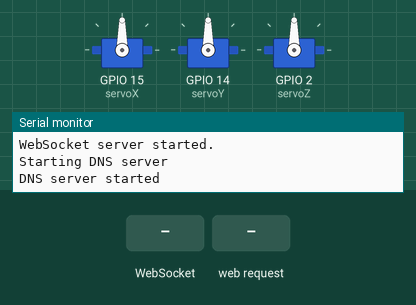
A sketch run on a simulated ESP8266 (NodeMCU). Parts: 3 × servo, the last lines printed to the serial monitor. The test bench sets the inputs (shaded band).

Above: at 2.4 s.
2.5 s: WebSocket text "5" received
At 2.9 s:
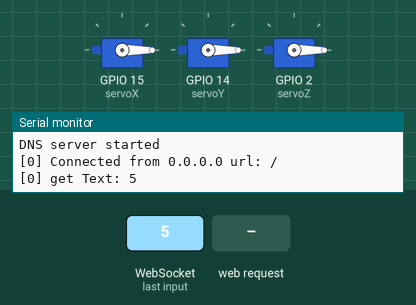
4.0 s: HTTP request GET / received
5.5 s: HTTP request GET /positions received
Timing chart, 0 to 8.5 s (numbered marks = the images above; inputs shaded):
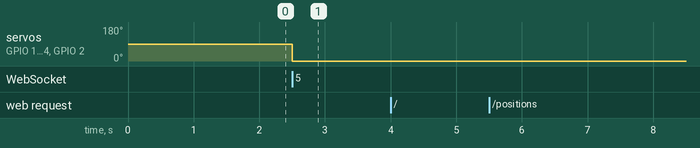

The sketch:

Robo_arm_wifi.ino
```cpp
#include <ArduinoJson.h>
#include <ESP8266WiFi.h>
#include <WiFiClient.h>
#include <ESP8266WebServer.h>
#include <WebSocketsServer.h>
#include <DNSServer.h>
#include <Servo.h>

StaticJsonDocument<64> servoStates;

/* Put your SSID & Password */
const char *ssid = "Control Me Daddy";
const char *password = "hellomyson";

/* Put IP Address details */
IPAddress local_ip(192,168,1,1);
IPAddress gateway(192,168,1,1);
IPAddress subnet(255,255,255,0);
IPAddress DNSip(8,8,4,4);
const byte DNS_PORT = 53;

WebSocketsServer webSocket(81);
ESP8266WebServer server(80);
DNSServer dnsServer;

Servo servoX;
Servo servoY;
Servo servoZ;

void setup()
{
  // Serial.begin(9600);
  delay(1000);
  Serial.begin(115200);
  Serial.println();
  Serial.print("Configuring access point...");
  WiFi.softAP(ssid, password);
  WiFi.softAPConfig(local_ip, gateway, subnet);
  IPAddress myIP = WiFi.softAPIP();
  Serial.print("AP IP address: ");
  Serial.println(myIP);
  delay(100);
  server.on("/", handle_OnConnect);
  server.on("/positions", handle_getPositions);
  server.onNotFound(handle_NotFound);
  server.begin();
  Serial.println("HTTP server started");

  Serial.println("Starting WS server");
  startWebSocket();

  Serial.println("Starting DNS server");
  dnsServer.start(DNS_PORT, "*", gateway);
  Serial.println("DNS server started");


  // setup servos
  delay(100);
  servoX.attach(15);
  servoY.attach(14);
  servoZ.attach(2);
}

void loop()
{
  dnsServer.processNextRequest();
  server.handleClient();
  webSocket.loop();
}

void startWebSocket() { // Start a WebSocket server
  webSocket.begin();                          // start the websocket server
  webSocket.onEvent(webSocketEvent);          // if there's an incomming websocket message, go to function 'webSocketEvent'
  Serial.println("WebSocket server started.");
}

void webSocketEvent(uint8_t num, WStype_t type, uint8_t * payload, size_t lenght) { // When a WebSocket message is received
  switch (type) {
    case WStype_DISCONNECTED:             // if the websocket is disconnected
      Serial.printf("[%u] Disconnected!\n", num);
      break;
    case WStype_CONNECTED: {              // if a new websocket connection is established
        IPAddress ip = webSocket.remoteIP(num);
        Serial.printf("[%u] Connected from %d.%d.%d.%d url: %s\n", num, ip[0], ip[1], ip[2], ip[3], payload);
      }
      break;
    case WStype_TEXT:                     // if new text data is received
      Serial.printf("[%u] get Text: %s\n", num, payload);
      jsonParse(servoStates, (char*)payload);
      const char* x = servoStates["x"];
      const char* y = servoStates["y"];
      const char* z = servoStates["z"];

      servoX.write(atoi(x));
      servoY.write(atoi(y));
      servoZ.write(atoi(z));
      break;
  }
}

//int convertToInt(uint8_t * payload){
//  String str="";
//  char c;
//  for(int i=0;i<5;i++) {
//      Serial.println("char eval: \n");
//      Serial.print((char)(*(payload+i)));
//      if (isDigit(c=(char)(*(payload+i))))
//          str += c;
//  }
//  Serial.println("converted string: " + str +"\n");
//  int Val =str.toInt();
//  Serial.printf("converted int: %d\n", Val);
//  return Val>1023?1023:Val;
//}

void handle_OnConnect() {
  Serial.println("Client Request");
  server.send(200, "text/html", F("<!DOCTYPE html><html> <head> <meta name=\"viewport\" content=\"width=device-width, initial-scale=1\"/> <style>div{padding: 20px; border: 2px solid;}.box{margin-left: auto; margin-right: auto; width: 300px; padding: 20px; border: 2px solid gray;}input{width: 100%;}input[type=\"range\"]::-webkit-slider-thumb{width: 25px; -webkit-appearance: none; height: 25px; cursor: ew-resize; background: #434343;}</style> </head> <body> <h1 style=\"margin: auto; width: 200px\">Control Me</h1> <div class=\"box\"> Control Arm: X axis <input oninput=\"armChange(this.value, 'x')\" type=\"range\" min=\"0\" max=\"180\" value=\"90\" class=\"\" id=\"arm-x\"/> </div><div class=\"box\"> Control Arm: Y axis <input oninput=\"armChange(this.value, 'y')\" type=\"range\" min=\"0\" max=\"180\" value=\"90\" class=\"\" id=\"arm-y\"/> </div><div class=\"box\"> Control Arm: Z axis <input oninput=\"armChange(this.value, 'z')\" type=\"range\" min=\"0\" max=\"180\" value=\"90\" class=\"\" id=\"arm-z\"/> </div><script>let ws; const positions={x: \"90\", y: \"90\", z: \"90\"}; function init(){document.getElementById(\"arm-x\").value=positions.x; document.getElementById(\"arm-y\").value=positions.y; document.getElementById(\"arm-z\").value=positions.z;}function connWs(){ws=new WebSocket(`ws://${document.location.host}:81`); ws.onmessage=(m)=>{console.log(m);};}function armChange(v, axis){positions[axis]=v; ws.send(JSON.stringify(positions));}(function x(){init(); connWs();})(); </script> </body></html>"));
}

void handle_getPositions() {
  Serial.println("sending servo states");
  server.send(200, "text/html", jsonStringify(servoStates));
}

void handle_NotFound(){
  server.send(404, "text/plain", "Not found");
}


// ----------------------------------------------------------------- //
// --------------------------- Web Pages --------------------------- //
// ----------------------------------------------------------------- //
//String makeHtmlPage(String head, String style, String body)
//{
//  return String(" \
//        <!DOCTYPE html> \
//        <html> \
//        <head> \
//        ") + head + String(" \
//        <style> \
//        ") + style + String(" \
//        </head> \
//        </style> \
//        <body> \
//        ") + body + String(" \
//        </body> \
//        </html> \
//    ");
//}

//String SendHTML(String text){
//  Serial.println("Sending HTML");
//  String ptr = "<!DOCTYPE html> <html>\n";
//  ptr +="<head><meta name=\"viewport\" content=\"width=device-width, initial-scale=1.0, user-scalable=no\">\n";
//  ptr +="<title>LED Control</title>\n";
//  ptr +="</head>\n";
//  ptr +="<body>\n";
//  ptr +="<h1>ESP8266 Web Server</h1>\n";
//  ptr +=text + "\n";
//  ptr +="<h3>Using Access Point(AP) Mode</h3>\n";
//  ptr +="</body>\n";
//  ptr +="</html>\n";
//  return ptr;
//}


// JSON helper functions
void jsonParse(JsonDocument& doc, char* json) {
  DeserializationError error = deserializeJson(doc, json);

  // Test if parsing succeeds.
  if (error) {
    Serial.print(F("deserializeJson() failed: "));
    Serial.println(error.f_str());
  }
}

char* jsonStringify(JsonDocument& doc) {
//  String jsonString;
char jsonString[64];
  serializeJson(doc, jsonString);
  Serial.printf("stringified obj: %c\n", jsonString);
//  Serial.println("stringified obj: " + jsonString);
  return jsonString;
}
```

Measured:
- after the input at 2.5 s, servo on GPIO 15 (servoX), servo on GPIO 14 (servoY), servo on GPIO 2 (servoZ): 90° → 0° at once
